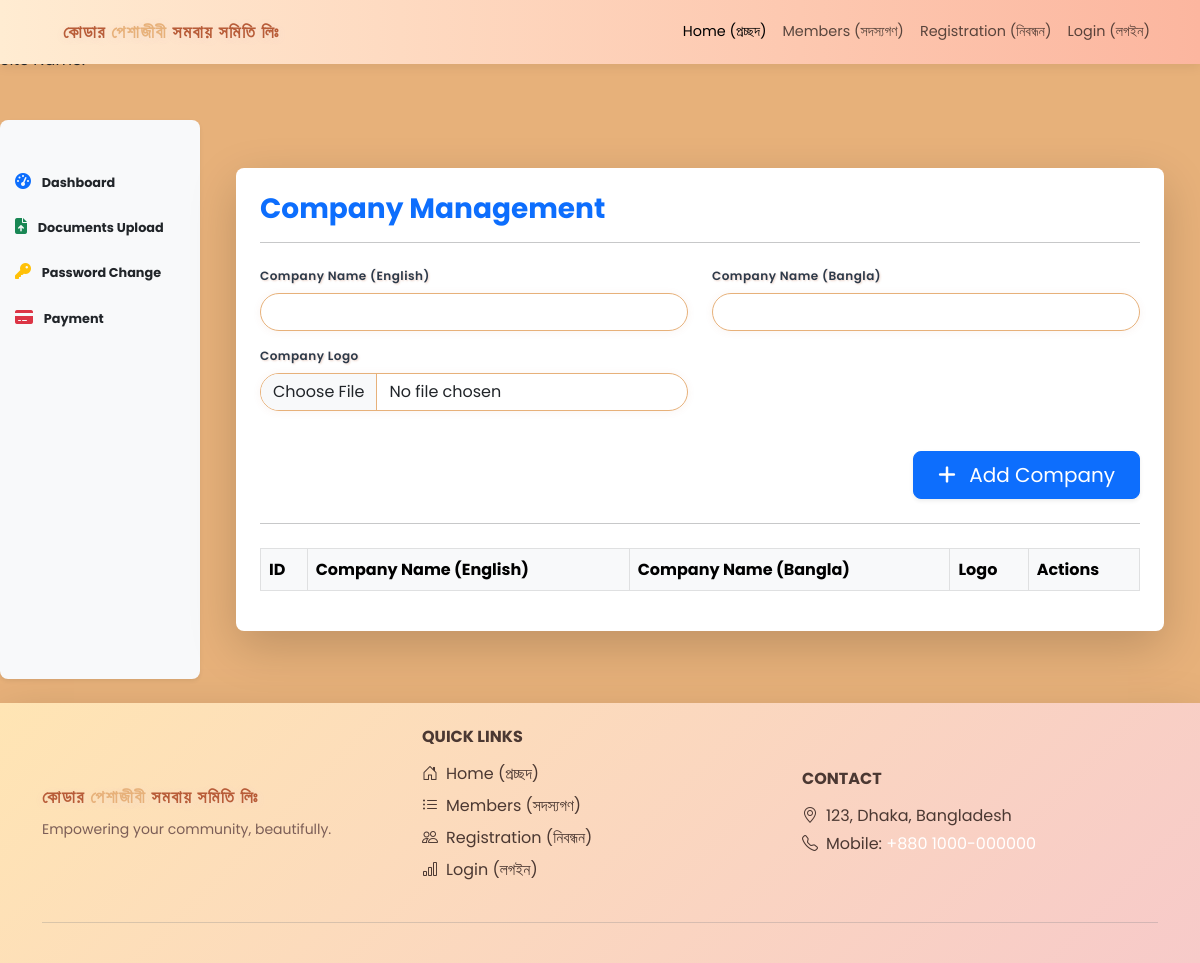
The page /admin/company.php on the database as committed earlier.
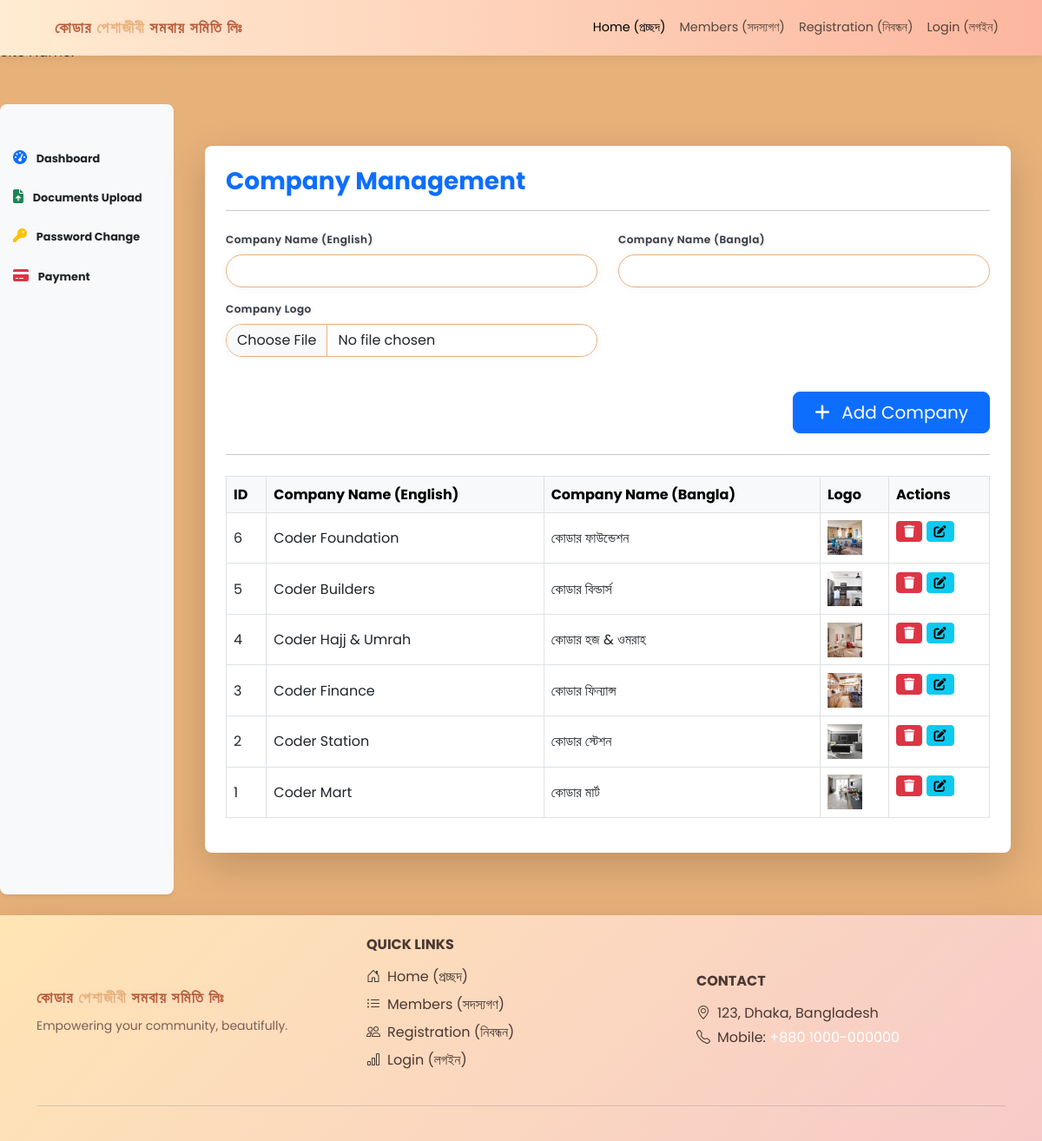
The same page on the database as committed later.
### tables this page shows
CREATE TABLE `company` (
  `id` int(11) NOT NULL,
  `company_name_bn` varchar(255) NOT NULL,
  `company_name_en` varchar(255) NOT NULL,
  `company_image` varchar(255) NOT NULL,
  `created_at` timestamp NOT NULL DEFAULT current_timestamp()
);

### admin/company.php (the view, shortened to what this page needs)
<?php
include_once '../includes/head.php';
include_once '../config/config.php';
$stmt = $pdo->query("SELECT * FROM company ORDER BY id DESC");
$companies = $stmt->fetchAll();
?>
<!DOCTYPE html>
<html lang="en">
<?php include '../includes/head.php'; ?>
<body>
<?php include '../includes/header.php'; ?>
<div class="container-fluid py-5">
    <div class="row">
        <?php include '../includes/side_bar.php'; ?>
        <main class="col-12 col-md-10 col-lg-10 px-md-4">
            <div class="container py-5">
                <div class="card shadow-lg rounded-3 border-0">
                    <div class="card-body p-4">
                        <h3 class="mb-3 text-primary fw-bold">Company Management</h3>
                        <hr class="mb-4" />
                        <form action="../process/company_process.php" method="post" enctype="multipart/form-data">
                            <div class="row">
                                <div class="col-md-6 mb-3">
                                    <label for="company_name_en" class="form-label">Company Name (English)</label>
                                    <input type="text" class="form-control" id="company_name_en" name="company_name_en" required>
                                </div>
                                <div class="col-md-6 mb-3">
                                    <label for="company_name_bn" class="form-label">Company Name (Bangla)</label>
                                    <input type="text" class="form-control" id="company_name_bn" name="company_name_bn" required>
                                </div>
                                <div class="col-md-6 mb-3">
                                    <label for="company_image" class="form-label">Company Logo</label>
                                    <input type="file" class="form-control" id="company_image" name="company_image" accept="image/*" required onchange="previewCompanyImage(event)">
                                </div>
                                <div class="col-md-6 mb-3">
                                </div>
                                <div class="col-12 mt-4 text-end">
                                    <button type="submit" name="action" value="insert" class="btn btn-primary btn-lg px-4 shadow-sm">
                                        <i class="fa fa-plus me-2"></i> Add Company
                                    </button>
                                </div>
                            </div>
                        </form>
                        <hr class="my-4" />
                        <div class="table-responsive">
                            <table class="table table-bordered align-middle">
                                <thead class="table-light">
                                    <tr>
                                        <th>ID</th>
                                        <th>Company Name (English)</th>
                                        <th>Company Name (Bangla)</th>
                                        <th>Logo</th>
                                        <th>Actions</th>
                                    </tr>
                                </thead>
                                <tbody>
                                    <?php foreach ($companies as $company): ?>
                                    <tr>
                                        <td><?= $company['id']; ?></td>
                                        <td><?= htmlspecialchars($company['company_name_en']); ?></td>
                                        <td><?= htmlspecialchars($company['company_name_bn']); ?></td>
                                        <td>
                                            <img src="../company/<?= htmlspecialchars($company['company_image']); ?>" style="height:40px;cursor:pointer;" onclick="showCompanyModal('../company/<?= htmlspecialchars($company['company_image']); ?>')">
                                        </td>
                                        <td>
                                            <form action="../process/company_process.php" method="post" style="display:inline-block;">
                                                <button type="submit" name="action" value="delete" class="btn btn-danger btn-sm" onclick="return confirm('Delete this company?');">
                                                    <i class="fa fa-trash"></i>
                                                </button>
                                            </form>
                                            <button type="button" class="btn btn-info btn-sm" onclick="editCompany(<?= $company['id']; ?>, '<?= htmlspecialchars($company['company_name_en'], ENT_QUOTES); ?>', '<?= htmlspecialchars($company['company_name_bn'], ENT_QUOTES); ?>', '../company/<?= htmlspecialchars($company['company_image']); ?>')">
                                                <i class="fa fa-edit"></i>
                                            </button>
                                        </td>
                                    </tr>
                                    <?php endforeach; ?>
                                </tbody>
                            </table>
                        </div>
                    </div>
                </div>
            </div>
        </main>
    </div>
</div>
<?php include '../includes/footer.php'; ?>
</body>
</html>

### includes/head.php (shortened to what this page needs)
<head>
    <link href="https://cdn.jsdelivr.net/npm/bootstrap@5.3.0/dist/css/bootstrap.min.css" rel="stylesheet">
    <link href="assets/style.css" rel="stylesheet">
    <link rel="stylesheet" href="https://cdnjs.cloudflare.com/ajax/libs/font-awesome/6.4.2/css/all.min.css">
</head>

### includes/header.php (shortened to what this page needs)
<nav class="navbar navbar-expand-lg fixed-top" style="background: linear-gradient(90deg, #ffecd2 0%, #fcb69f 100%); min-height: 64px; box-shadow: 0 2px 12px rgba(0,0,0,0.08); font-family: 'Poppins', Arial, sans-serif;">
    <div class="container">
        <a href="index.php" style="text-decoration:none;">
            <span style="
                display: inline-block;
                font-family: 'Poppins', Arial, sans-serif;
                font-size: 1.1rem;
                font-weight: 700;
                color: #b85c38;
                letter-spacing: 1.5px;
                text-shadow: 1px 2px 8px #fff8, 0 2px 8px #b85c3822;
                padding: 0.2em 1.2em 0.2em 1.2em;
                margin: 0.2em 0;
            ">
                <span style="vertical-align:middle;">কোডার <span style='color:#e7b17a;'>পেশাজীবী</span> সমবায় সমিতি লিঃ</span>
            </span>
        </a>
        <div class="collapse navbar-collapse" id="navbarNav">
            <ul class="navbar-nav ms-auto" style="font-size: .9rem; font-family: 'Poppins', Arial, sans-serif;">
                <?php if (isset($_SESSION['user_id'])): ?>
                    <?php if ($_SESSION['role'] === 'Admin'): ?>
                        <li class="nav-item"><a class="nav-link" href="#">Welcome, <b><?php echo htmlspecialchars($_SESSION['user_name']); ?></b>!</a></li>
                    <?php elseif ($_SESSION['role'] === 'user'): ?>
                        <li class="nav-item"><a class="nav-link" href="#">Welcome, <b><?php echo htmlspecialchars($_SESSION['user_name']); ?></b>!</a></li>
                    <?php endif; ?>
                    <li class="nav-item"><a class="nav-link" href="../logout.php">Logout (লগআউট)</a></li>
                <?php else: ?>
                    <li class="nav-item"><a class="nav-link active" href="index.php">Home (প্রচ্ছদ)</a></li>
                    <li class="nav-item"><a class="nav-link" href="members.php">Members (সদস্যগণ)</a></li>
                    <li class="nav-item"><a class="nav-link" href="member_register.php">Registration (নিবন্ধন)</a></li>
                    <li class="nav-item"><a class="nav-link" href="login.php">Login (লগইন)</a></li>
                <?php endif; ?>
            </ul>
        </div>
    </div>
</nav>
<?php
foreach ($_SESSION['setup'] as $setupRow) {
    echo "Key: " . $setupRow['key'] . "<br>";
    echo "Value: " . $setupRow['value'] . "<br>";
}
$siteName = array_filter($_SESSION['setup'], function ($row) {
    return $row['key'] === 'site_name_bn';
});
$siteName = reset($siteName);
echo "Site Name: " . $siteName['value'];
?>

### includes/side_bar.php (shortened to what this page needs)
<?php
$role = $_SESSION['role'] ?? '';
?>
<nav class="col-12 col-md-2 col-lg-2 bg-light sidebar shadow-sm rounded-3 mb-4 mb-md-0 p-0" style="min-height:500px; font-family: 'Poppins', Arial, sans-serif;">
    <div class="position-sticky pt-5">
        <ul class="nav flex-column">
            <?php if ($role === 'Admin'): ?>
                <li class="nav-item mb-3">
                    <a class="nav-link active text-dark fw-bold" href="../admin/index.php" style="font-size: .8rem;">
                        <i class="fa fa-tachometer-alt me-2 text-primary"></i> Dashboard
                    </a>
                </li>
                <li class="nav-item mb-3">
                    <a class="nav-link text-dark fw-bold" href="../admin/member_approval.php" style="font-size: .8rem;">
                        <i class="fa fa-user-plus me-2 text-success"></i> Member Approval
                    </a>
                </li>
                <li class="nav-item mb-3">
                    <a class="nav-link text-dark fw-bold" href="../admin/settings.php" style="font-size: .8rem;">
                        <i class="fa fa-cogs me-2 text-warning"></i> Setup
                    </a>
                </li>
                <li class="nav-item mb-3">
                    <a class="nav-link text-dark fw-bold" href="../admin/banner.php" style="font-size: .8rem;">
                        <i class="fa fa-image me-2 text-danger"></i> Banner
                    </a>
                </li>
                <li class="nav-item mb-3">
                    <a class="nav-link text-dark fw-bold" href="../admin/company.php" style="font-size: .8rem;">
                        <i class="fa fa-image me-2 text-danger"></i> Company
                    </a>
                </li>
            <?php else: ?>
                <li class="nav-item mb-3">
                    <a class="nav-link active text-dark fw-bold" href="index.php" style="font-size: .8rem;">
                        <i class="fa fa-tachometer-alt me-2 text-primary"></i> Dashboard
                    </a>
                </li>
                <li class="nav-item mb-3">
                    <a class="nav-link text-dark fw-bold" href="documents_form.php" style="font-size: .8rem;">
                        <i class="fa fa-file-upload me-2 text-success"></i> Documents Upload
                    </a>
                </li>
                <li class="nav-item mb-3">
                    <a class="nav-link text-dark fw-bold" href="password_form.php" style="font-size: .8rem;">
                        <i class="fa fa-key me-2 text-warning"></i> Password Change
                    </a>
                </li>
                <li class="nav-item mb-3">
                    <a class="nav-link text-dark fw-bold" href="payment.php" style="font-size: .8rem;">
                        <i class="fa fa-credit-card me-2 text-danger"></i> Payment
                    </a>
                </li>
            <?php endif; ?>
        </ul>
    </div>
</nav>

### includes/footer.php (shortened to what this page needs)
<footer class="pb-3  shadow-lg" style="z-index:1030; background: linear-gradient(135deg, #ffe5b4 0%, #f7cac9 100%); color: #4b3832;">
    <div class="container">
        <?php if (isset($_SESSION['user_id'])): ?>
                    <div class="text-center small text-muted pt-2">
                        &copy; 2025 Coder Peshajibi Samabay Samity Ltd. All rights reserved.
                    </div>
                <?php else: ?>
                    <div class="row text-center text-md-start align-items-center g-4">
            <div class="col-md-4 mb-3 mb-md-0 d-flex flex-column align-items-center align-items-md-start">
                <div class="d-flex flex-column align-items-md-start mb-2">
                    <a href="index.php" style="text-decoration:none;">
            <span style="
                display: inline-block;
                font-family: 'Poppins', Arial, sans-serif;
                font-size: 1.1rem;
                font-weight: 700;
                color: #b85c38;
                letter-spacing: 1.5px;
                text-shadow: 1px 2px 8px #fff8, 0 2px 8px #b85c3822;
            ">
                <span style="vertical-align:middle;">কোডার <span style='color:#e7b17a;'>পেশাজীবী</span> সমবায় সমিতি লিঃ</span>
            </span>
            </a>
                </div>
                <p class="text-muted small mb-0">Empowering your community, beautifully.</p>
            </div>
            <div class="col-md-4 mb-3 mb-md-0">
                <h6 class="text-uppercase fw-bold mb-3">Quick Links</h6>
                <ul class="list-unstyled d-flex flex-column gap-2">
                    <li><a href="index.php" class="text-white text-decoration-none footer-link"><i class="bi bi-house-door me-2"></i>Home (প্রচ্ছদ)</a></li>
                    <li><a href="members.php" class="text-white text-decoration-none footer-link"><i class="bi bi-list-ul me-2"></i>Members (সদস্যগণ)</a></li>
                    <li><a href="member_register.php" class="text-white text-decoration-none footer-link"><i class="bi bi-people me-2"></i>Registration (নিবন্ধন)</a></li>
                    <li><a href="login.php" class="text-white text-decoration-none footer-link"><i class="bi bi-bar-chart me-2"></i>Login (লগইন)</a></li>
                </ul>
            </div>
            <div class="col-md-4 d-flex flex-column align-items-center align-items-md-start">
                <h6 class="text-uppercase fw-bold mb-3">Contact</h6>
                <p class="mb-1"><i class="bi bi-geo-alt me-2"></i>123, Dhaka, Bangladesh</p>
                <p class="mb-0"><i class="bi bi-telephone me-2"></i>Mobile: <a href="tel:+8801000000000" class="text-white text-decoration-none">+880 1000-000000</a></p>
            </div>
        </div>
        <hr class="border-secondary my-4">
                <?php endif; ?>
    </div>
    <link rel="stylesheet" href="https://cdn.jsdelivr.net/npm/bootstrap-icons@1.11.3/font/bootstrap-icons.min.css">
</footer>

### assets/style.css (style rules this page uses)
body { background-color:#e7b17a; font-family: 'Poppins', Arial, sans-serif; background-size: cover; }
.card { box-shadow: 0 4px 24px rgba(0,0,0,0.08); border-radius: 16px; }
.form-label { font-weight: 600; color: #2d3a4a; letter-spacing: 0.5px; text-shadow: 1px 1px 2px #b85c3844; font-size: 12px !important; }
.form-control, .form-select { border-radius: 1.2rem; background: rgba(255,255,255,0.95); border: 1.5px solid #e7b17a; box-shadow: 0 1px 8px #b85c3811; transition: box-shadow 0.2s, border-color 0.2s, background 0.2s; }
.table thead { background: linear-gradient(90deg,#f8e1d4 0,#e7b17a 100%); }
.footer-link { color: #4b3832 !important; transition: color 0.2s, letter-spacing 0.2s; }
.text-muted, .small.text-muted { color: #7c5e57 !important; }

### includes/side_bar.php (style rules this page uses)
.nav-link { transition: all 0.3s ease-in-out; border-radius: 5px; padding: 5px 15px; }
.nav-link i { font-size: 1rem; }

Rows that differ between the two databases and show on the page:
added company: id "6", company_name_en "Coder Foundation", company_name_bn "কোডার ফাউন্ডেশন", company_image (picture)
added company: id "5", company_name_en "Coder Builders", company_name_bn "কোডার বিল্ডার্স", company_image (picture)
added company: id "4", company_name_en "Coder Hajj & Umrah", company_name_bn "কোডার হজ & ওমরাহ", company_image (picture)
added company: id "3", company_name_en "Coder Finance", company_name_bn "কোডার ফিন্যান্স", company_image (picture)
added company: id "2", company_name_en "Coder Station", company_name_bn "কোডার স্টেশন", company_image (picture)
added company: id "1", company_name_en "Coder Mart", company_name_bn "কোডার মার্ট", company_image (picture)
